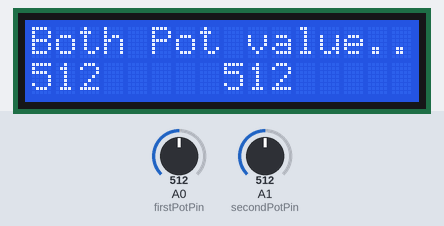
Bench run of a sketch on a simulated Arduino Uno, built with avr-gcc and run on an emulated ATmega328P. Shown: 16×2 character LCD. The inputs (shaded band) are chosen by the test bench; at power-on: A0 (firstPotPin) = 512, A1 (secondPotPin) = 512. What the sketch prints to the serial monitor is not drawn.

Above: at 2.2 s.
2.3 s: A0 (firstPotPin) set to 716
At 3.4 s:
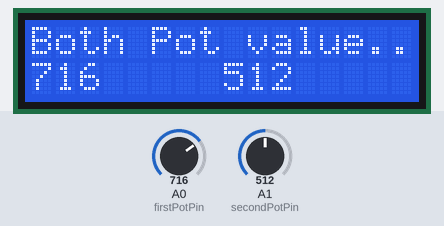
4.1 s: A1 (secondPotPin) set to 716
At 4.7 s:
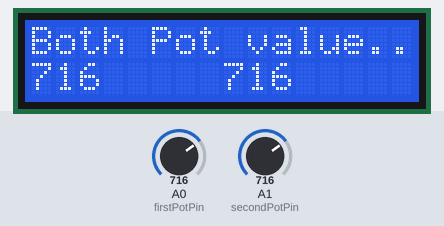
5.6 s: A0 (firstPotPin) set to 900
At 6.8 s:
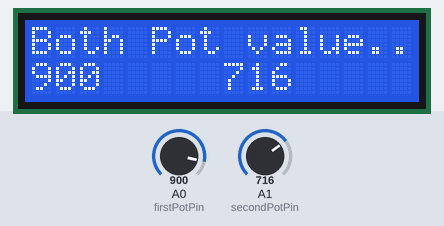
7.1 s: A1 (secondPotPin) set to 900
At 8.3 s:
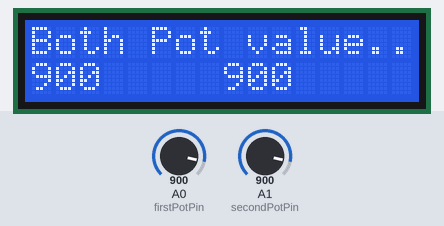
8.7 s: A0 (firstPotPin) set to 1023
At 9.6 s:
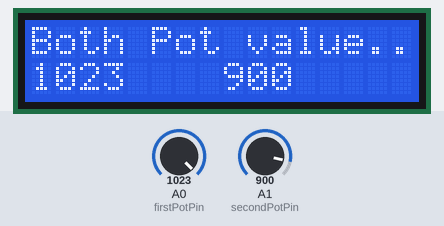
10.2 s: A1 (secondPotPin) set to 1023
At 10.9 s:
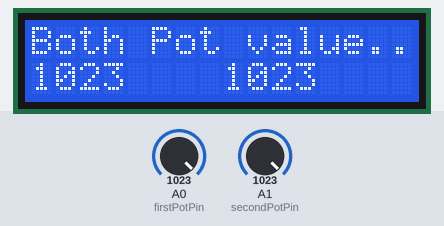
Timing chart, 0 to 12.7 s (numbered marks = the images above; inputs shaded):
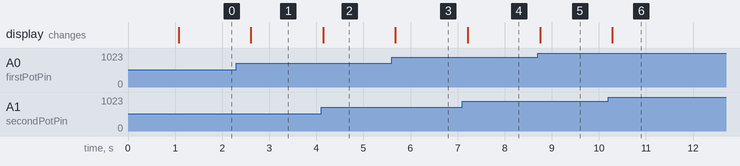

The sketch:

Read_Pots_and_display_LCD_Serial.ino
```cpp
/*

    Read_pots_Display_LCD_serial

This program  will read from two ADC channels and store in one int variable at a time.
The data is a value between 0 to 1023.
This value is then displayed on LCD and sent on serial port to be displayed on PC using a Serial Monitor program.


 The circuit:
 * LCD RS pin to digital pin 12
 * LCD Enable pin to digital pin 11
 * LCD D4 pin to digital pin 5
 * LCD D5 pin to digital pin 4
 * LCD D6 pin to digital pin 3
 * LCD D7 pin to digital pin 2
 * Connect Arduino +5V and Ground pins to General Purpose Input / Output Board +5V and GND pins. Use red wire for +5v and black or green wire for GND.
 * Connect POT-1 pin analog input 0. Do not connect it to digital pin 0.
 * Connect POT-2 pin analog input 1. Do not connect it to digital pin 1.


 created by P. W Dandekar on 24th May 2010.
 modified on sept 10, 2013

 */

// include the library code:
#include <LiquidCrystal.h>

// initialize the library with the numbers of the interface pins
LiquidCrystal lcd(12, 11, 5, 4, 3, 2);
int i;
int firstPotPin = 0;
int secondPotPin = 1;

void setup() {
  // set up the LCD's number of rows and columns:
  lcd.begin(16, 2);
  // Print a message to the LCD.
  lcd.print("Both Pot values......");// note that the message is longer is 16 character space on display so last alphabets get chopped off.
  // initialize the serial communications:
  Serial.begin(9600);
  Serial.println(" Potentiometer values displayed here...");//
  delay(1000);// delay of 1 second just for fun.

}// end of setup.

void loop() {
  // (note: line 1 is the second row, since counting begins with 0):
  lcd.clear();
  lcd.setCursor(0, 0);
  lcd.print("Both Pot value......");// note that the message is longer is 16 character space on display so last alphabets get chopped off.
  Serial.print(" Potmeter values pot 1 = ");//

  // Read analog value from first potentiometer
  i = analogRead(firstPotPin);
  lcd.setCursor(0, 1);//  // set the cursor to column 0, line 1
  lcd.print(i);// display first pot value.
  Serial.print(i);// send actual value of first pot to PC.

  // Read analog value from first potentiometer
  i = analogRead(secondPotPin);
  lcd.setCursor(8, 1);//   // set the cursor to column 8, line 1
  lcd.print(i);// display first pot value.
  Serial.print("   pot 2 = ");//
  Serial.println(i);// send actual value of second pot to PC.do not forget to send Cr and LF for newline.


  delay(300);
}
```

Measured:
- after the input at 2.3 s, the display: changes after 0.31 s (image 1)
- after the input at 4.1 s, the display: changes at once (image 2)
- after the input at 5.6 s, the display: changes after 0.08 s (image 3)
- after the input at 7.1 s, the display: changes after 0.12 s (image 4)
- after the input at 8.7 s, the display: changes after 0.05 s (image 5)
- after the input at 10.2 s, the display: changes after 0.09 s (image 6)
